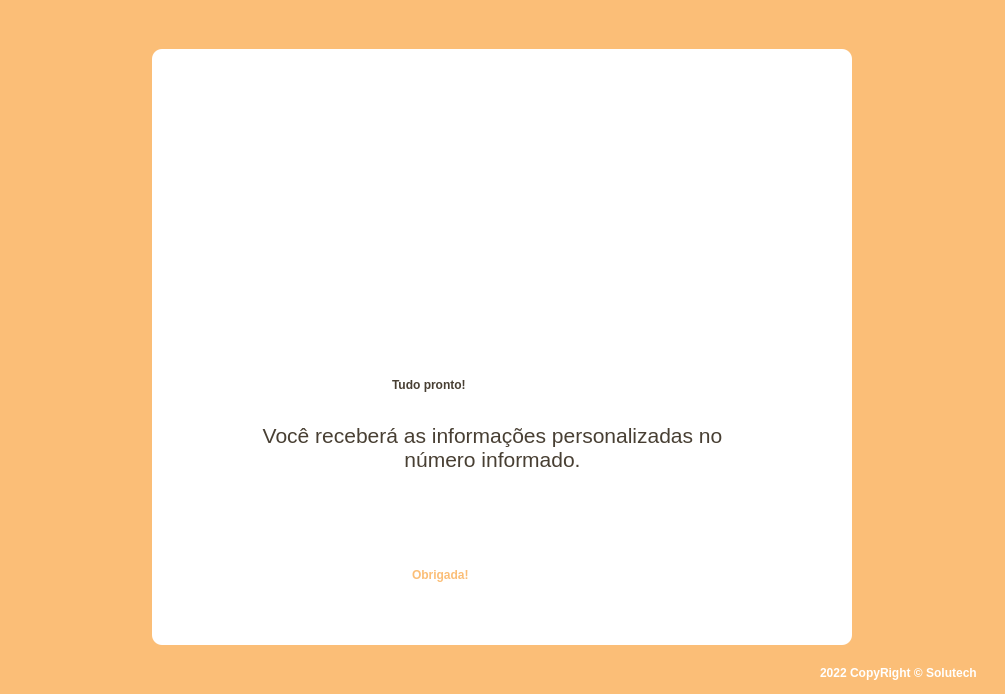
<?xml version="1.0" encoding="UTF-8"?>
<ui version="4.0">
 <class>TelaFinal</class>
 <widget class="QMainWindow" name="TelaFinal">
  <property name="geometry">
   <rect>
    <x>0</x>
    <y>0</y>
    <width>1005</width>
    <height>694</height>
   </rect>
  </property>
  <property name="windowTitle">
   <string>MainWindow</string>
  </property>
  <widget class="QWidget" name="centralwidget">
   <layout class="QVBoxLayout" name="verticalLayout">
    <property name="spacing">
     <number>0</number>
    </property>
    <property name="leftMargin">
     <number>0</number>
    </property>
    <property name="topMargin">
     <number>0</number>
    </property>
    <property name="rightMargin">
     <number>0</number>
    </property>
    <property name="bottomMargin">
     <number>0</number>
    </property>
    <item>
     <widget class="QFrame" name="top">
      <property name="maximumSize">
       <size>
        <width>16777215</width>
        <height>40</height>
       </size>
      </property>
      <property name="styleSheet">
       <string notr="true">background-color: rgb(251, 190, 119);</string>
      </property>
      <property name="frameShape">
       <enum>QFrame::NoFrame</enum>
      </property>
      <property name="frameShadow">
       <enum>QFrame::Raised</enum>
      </property>
     </widget>
    </item>
    <item>
     <widget class="QFrame" name="container">
      <property name="styleSheet">
       <string notr="true">background-color: rgb(251, 190, 119);</string>
      </property>
      <property name="frameShape">
       <enum>QFrame::NoFrame</enum>
      </property>
      <property name="frameShadow">
       <enum>QFrame::Raised</enum>
      </property>
      <layout class="QHBoxLayout" name="horizontalLayout">
       <item>
        <widget class="QFrame" name="frame">
         <property name="maximumSize">
          <size>
           <width>700</width>
           <height>900</height>
          </size>
         </property>
         <property name="styleSheet">
          <string notr="true">background-color: rgb(255, 255, 255); border-radius: 10px;</string>
         </property>
         <property name="frameShape">
          <enum>QFrame::StyledPanel</enum>
         </property>
         <property name="frameShadow">
          <enum>QFrame::Raised</enum>
         </property>
         <widget class="QFrame" name="frame_2">
          <property name="geometry">
           <rect>
            <x>200</x>
            <y>20</y>
            <width>291</width>
            <height>201</height>
           </rect>
          </property>
          <property name="maximumSize">
           <size>
            <width>291</width>
            <height>201</height>
           </size>
          </property>
          <property name="styleSheet">
           <string notr="true">background-image: url(:/Logo/IconeGoldCoins.png);
background-repeat: norepeat;</string>
          </property>
          <property name="frameShape">
           <enum>QFrame::StyledPanel</enum>
          </property>
          <property name="frameShadow">
           <enum>QFrame::Raised</enum>
          </property>
         </widget>
         <widget class="QLabel" name="label_4">
          <property name="geometry">
           <rect>
            <x>240</x>
            <y>310</y>
            <width>211</width>
            <height>51</height>
           </rect>
          </property>
          <property name="maximumSize">
           <size>
            <width>211</width>
            <height>51</height>
           </size>
          </property>
          <property name="styleSheet">
           <string notr="true">font: 20pt &quot;MS Shell Dlg 2&quot;;
color: rgb(72, 63, 51);
font-weight: bold;</string>
          </property>
          <property name="text">
           <string>Tudo pronto!</string>
          </property>
         </widget>
         <widget class="QTextBrowser" name="textBrowser">
          <property name="geometry">
           <rect>
            <x>80</x>
            <y>370</y>
            <width>521</width>
            <height>81</height>
           </rect>
          </property>
          <property name="maximumSize">
           <size>
            <width>521</width>
            <height>81</height>
           </size>
          </property>
          <property name="styleSheet">
           <string notr="true">font: 16pt &quot;MS Shell Dlg 2&quot;;
color: rgb(72, 63, 51);
font-weight: bold;
</string>
          </property>
          <property name="html">
           <string>&lt;!DOCTYPE HTML PUBLIC &quot;-//W3C//DTD HTML 4.0//EN&quot; &quot;http://www.w3.org/TR/REC-html40/strict.dtd&quot;&gt;
&lt;html&gt;&lt;head&gt;&lt;meta name=&quot;qrichtext&quot; content=&quot;1&quot; /&gt;&lt;style type=&quot;text/css&quot;&gt;
p, li { white-space: pre-wrap; }
&lt;/style&gt;&lt;/head&gt;&lt;body style=&quot; font-family:'MS Shell Dlg 2'; font-size:16pt; font-weight:600; font-style:normal;&quot;&gt;
&lt;p align=&quot;center&quot; style=&quot; margin-top:0px; margin-bottom:0px; margin-left:0px; margin-right:0px; -qt-block-indent:0; text-indent:0px;&quot;&gt;&lt;span style=&quot; font-weight:400;&quot;&gt;Você receberá as informações personalizadas no número informado.&lt;/span&gt;&lt;/p&gt;&lt;/body&gt;&lt;/html&gt;</string>
          </property>
         </widget>
         <widget class="QLabel" name="label_5">
          <property name="geometry">
           <rect>
            <x>260</x>
            <y>500</y>
            <width>161</width>
            <height>51</height>
           </rect>
          </property>
          <property name="maximumSize">
           <size>
            <width>161</width>
            <height>51</height>
           </size>
          </property>
          <property name="styleSheet">
           <string notr="true">font: 20pt &quot;MS Shell Dlg 2&quot;;
color: rgb(251, 190, 119);
font-weight: bold;</string>
          </property>
          <property name="text">
           <string>Obrigada!</string>
          </property>
         </widget>
        </widget>
       </item>
      </layout>
     </widget>
    </item>
    <item>
     <widget class="QFrame" name="bot">
      <property name="maximumSize">
       <size>
        <width>16777215</width>
        <height>40</height>
       </size>
      </property>
      <property name="styleSheet">
       <string notr="true">background-color: rgb(251, 190, 119);</string>
      </property>
      <property name="frameShape">
       <enum>QFrame::NoFrame</enum>
      </property>
      <property name="frameShadow">
       <enum>QFrame::Raised</enum>
      </property>
      <widget class="QLabel" name="label_2">
       <property name="geometry">
        <rect>
         <x>820</x>
         <y>10</y>
         <width>178</width>
         <height>18</height>
        </rect>
       </property>
       <property name="styleSheet">
        <string notr="true">font: 8pt &quot;MS Shell Dlg 2&quot;;
color: #fff;
font-weight: bold;</string>
       </property>
       <property name="text">
        <string>2022 CopyRight © Solutech</string>
       </property>
      </widget>
     </widget>
    </item>
   </layout>
  </widget>
 </widget>
 <resources>
  <include location="Imagens/images.qrc"/>
 </resources>
 <connections/>
</ui>
